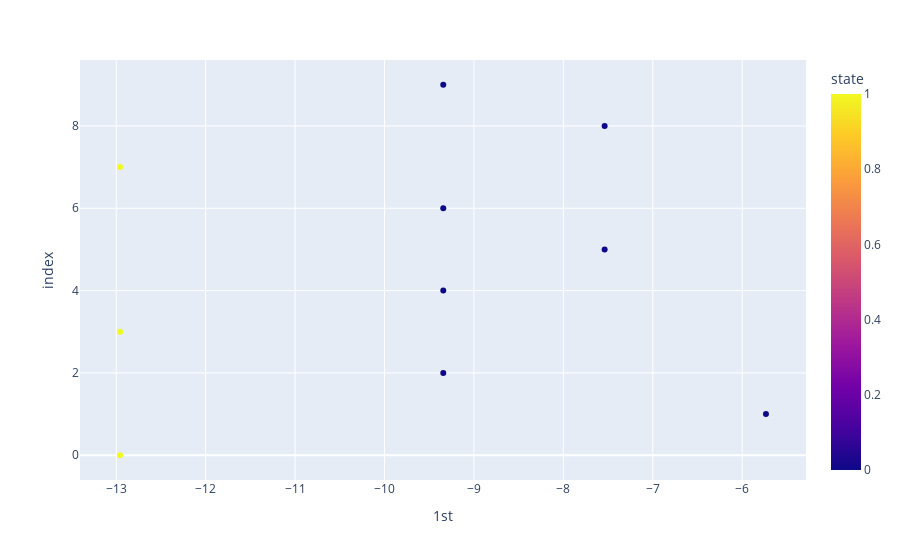

The notebook cell saved with this chart:
### Markdown cell above
### p-space (latent coherent space)

### Code cell
if p==1:
    df = pd.DataFrame(Cs, columns = ['1st'])
    df = pd.concat([df,pd.DataFrame(X_states,columns=['state'])],axis=1)
    fig = px.scatter(df, x='1st', color='state')
    fig.show()
elif p==2:
    pca = PCA(n_components=2)
    pca_C = pca.fit_transform(Cs)
    df = pd.DataFrame(pca_C, columns = ['1st','2nd'])
    tem = pd.DataFrame(X_states,columns=['state'])
    df = pd.concat([df,tem],axis=1)
    df.sort_values('state',inplace=True)
    fig = px.scatter(df, x='1st', y='2nd', color='state')
    fig.update_layout(title_text='p space PCA')
    fig.show()
elif p>=3:
    pca = PCA(n_components=3)
    pca_C = pca.fit_transform(Cs)
    df = pd.DataFrame(pca_C, columns = ['1st','2nd','3rd'])
    tem = pd.DataFrame(X_states,columns=['state'])
    df = pd.concat([df,tem],axis=1)
    df.sort_values('state',inplace=True)
    fig = px.scatter_3d(df, x='1st', y='2nd', z='3rd', color='state')
    fig.update_layout(title_text='p space PCA')
    fig.show()

### Figure 1 — Plotly figure (JSON) as saved in the notebook; plotly's stock layout.template omitted (floating-point values rounded to 4 significant figures)
{"data": [{"hovertemplate": "1st=%{x}<br>index=%{y}<br>state=%{marker.color}<extra></extra>", "legendgroup": "", "marker": {"color": [1, 0, 0, 1, 0, 0, 0, 1, 0, 0], "coloraxis": "coloraxis", "symbol": "circle"}, "mode": "markers", "name": "", "orientation": "h", "showlegend": false, "type": "scatter", "x": [-12.96, -5.735, -9.343, -12.96, -9.343, -7.538, -9.343, -12.96, -7.538, -9.343], "xaxis": "x", "y": [0, 1, 2, 3, 4, 5, 6, 7, 8, 9], "yaxis": "y"}], "layout": {"autosize": true, "coloraxis": {"colorbar": {"title": {"text": "state"}}, "colorscale": [[0, "#0d0887"], [0.1111, "#46039f"], [0.2222, "#7201a8"], [0.3333, "#9c179e"], [0.4444, "#bd3786"], [0.5556, "#d8576b"], [0.6667, "#ed7953"], [0.7778, "#fb9f3a"], [0.8889, "#fdca26"], [1, "#f0f921"]]}, "legend": {"tracegroupgap": 0}, "margin": {"t": 60}, "xaxis": {"anchor": "y", "autorange": true, "domain": [0, 1], "range": [-13.42, -5.277], "title": {"text": "1st"}, "type": "linear"}, "yaxis": {"anchor": "x", "autorange": true, "domain": [0, 1], "range": [-0.6969, 9.697], "title": {"text": "index"}, "type": "linear"}}}
